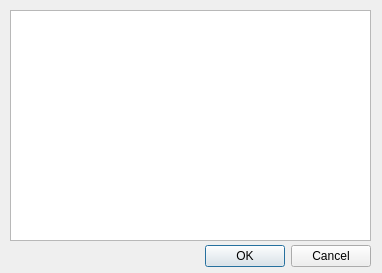
<?xml version="1.0" encoding="UTF-8"?>
<ui version="4.0">
 <class>dialogWindow</class>
 <widget class="QDialog" name="dialogWindow">
  <property name="geometry">
   <rect>
    <x>0</x>
    <y>0</y>
    <width>382</width>
    <height>273</height>
   </rect>
  </property>
  <property name="windowTitle">
   <string>Dialog</string>
  </property>
  <widget class="QDialogButtonBox" name="buttonBox">
   <property name="geometry">
    <rect>
     <x>30</x>
     <y>240</y>
     <width>341</width>
     <height>32</height>
    </rect>
   </property>
   <property name="orientation">
    <enum>Qt::Horizontal</enum>
   </property>
   <property name="standardButtons">
    <set>QDialogButtonBox::Cancel|QDialogButtonBox::Ok</set>
   </property>
  </widget>
  <widget class="QPlainTextEdit" name="plainTextEdit">
   <property name="geometry">
    <rect>
     <x>10</x>
     <y>10</y>
     <width>361</width>
     <height>231</height>
    </rect>
   </property>
  </widget>
 </widget>
 <resources/>
 <connections>
  <connection>
   <sender>buttonBox</sender>
   <signal>accepted()</signal>
   <receiver>dialogWindow</receiver>
   <slot>accept()</slot>
   <hints>
    <hint type="sourcelabel">
     <x>248</x>
     <y>254</y>
    </hint>
    <hint type="destinationlabel">
     <x>157</x>
     <y>274</y>
    </hint>
   </hints>
  </connection>
  <connection>
   <sender>buttonBox</sender>
   <signal>rejected()</signal>
   <receiver>dialogWindow</receiver>
   <slot>reject()</slot>
   <hints>
    <hint type="sourcelabel">
     <x>316</x>
     <y>260</y>
    </hint>
    <hint type="destinationlabel">
     <x>286</x>
     <y>274</y>
    </hint>
   </hints>
  </connection>
 </connections>
</ui>
